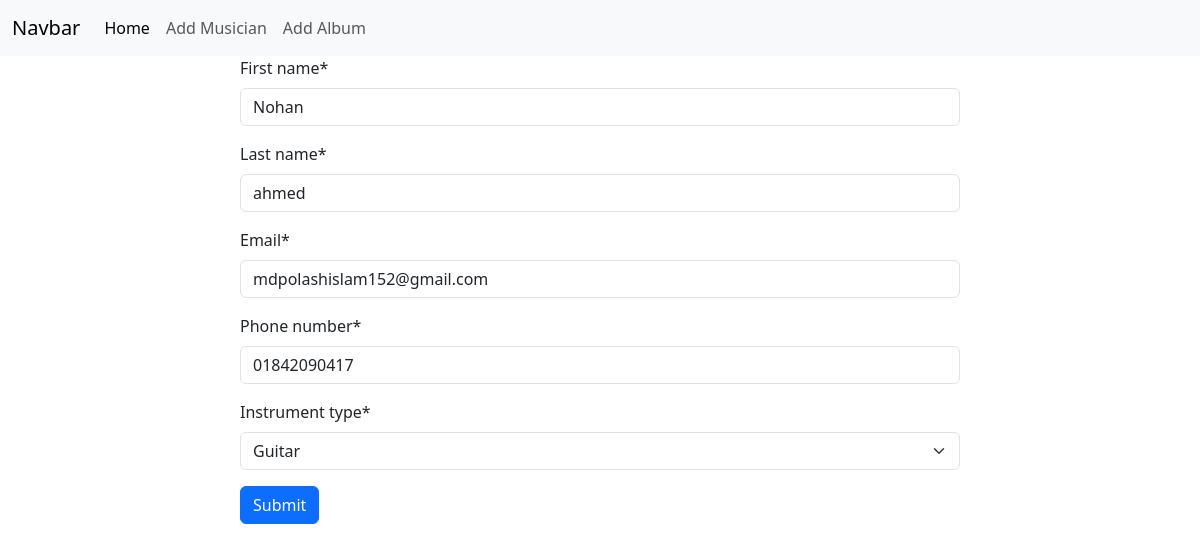
The page /musician/edit/1 on the database its author committed.
### musician/models.py (models this page shows, shortened)
class MusicianModel(models.Model):
    CHOICES = [
        ('Piano', 'Piano'),
        ('Guitar', 'Guitar'),
        ('Drums', 'Drums'),
        ('Violin', 'Violin'),
    ]
    first_name = models.CharField(max_length=50)
    last_name = models.CharField(max_length=50)
    email = models.EmailField()
    phone_number = models.CharField(max_length=11)
    instrument_type = models.CharField(max_length=50, choices=CHOICES)

### musician/views.py (the view)
# urls.py: path('edit/<int:id>', views.edit_musician, name='edit_musician'),
def edit_musician(req, id):
    musician = models.MusicianModel.objects.get(pk=id)
    if req.method=='POST':
        form = forms.MusicianForm(req.POST, instance=musician)
        if form.is_valid():
            form.save()
            return redirect('home')
    else:
        form = forms.MusicianForm(instance=musician)
    return render(req, './musician/add_musician.html', {'form':form})

### musician/forms.py
class MusicianForm(forms.ModelForm):
    class Meta:
        model = models.MusicianModel
        fields = '__all__'

### musician/templates/musician/add_musician.html (shortened to what this page needs)
{% extends "base.html" %}
{% load crispy_forms_tags %}
{% block content %}
<form method='POST' style='width:60%; margin: auto;'>
    {{form|crispy}}
    <button type="submit" class='btn btn-primary'>Submit</button>
</form>
{% endblock content %}

### rows shown on the page
MusicianModel: first_name "Nohan", last_name "ahmed", email "mdpolashislam152@gmail.com", phone_number "01842090417", instrument_type "Guitar"
